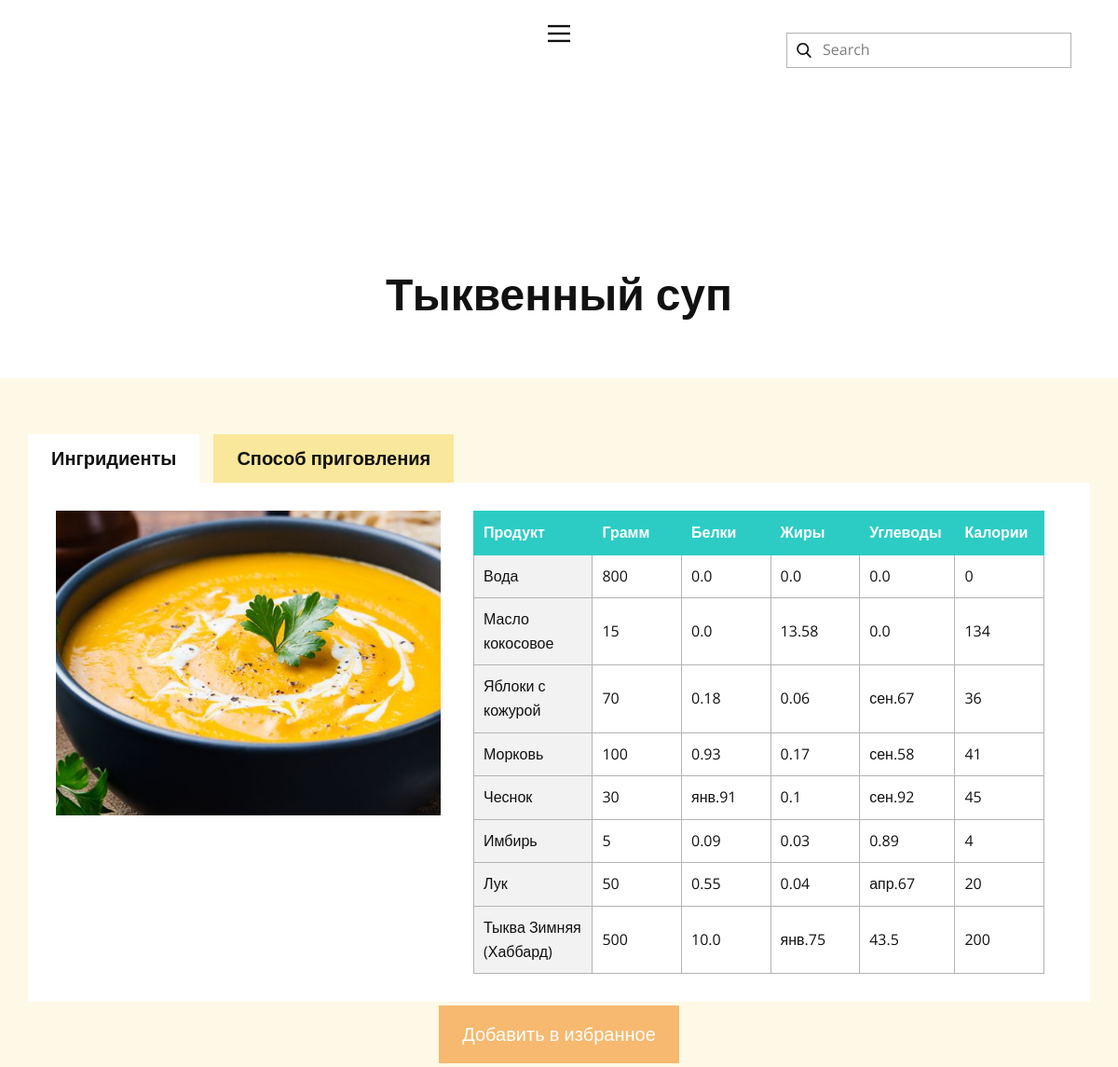
The app's page /page_recipe/6, older data.
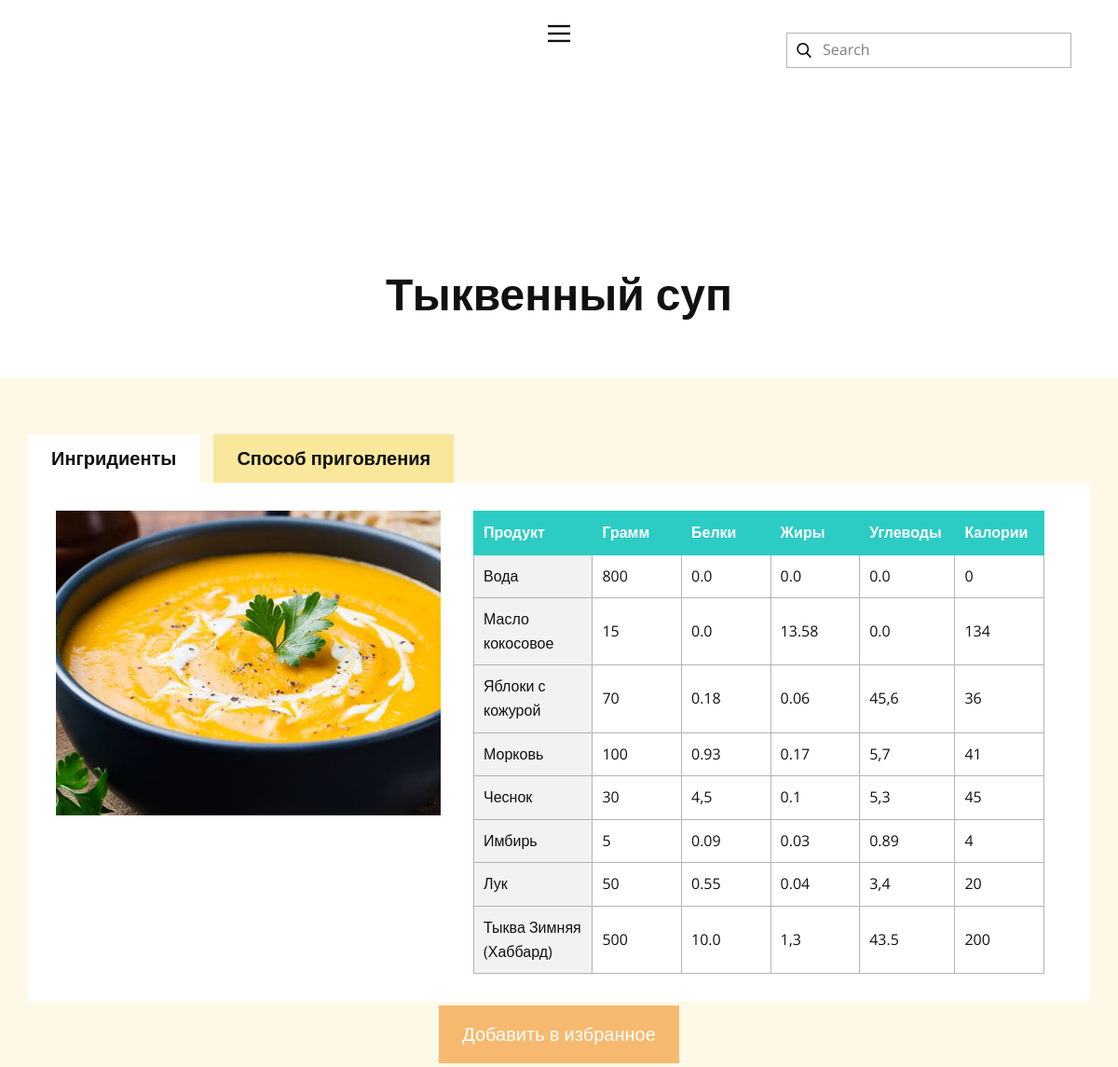
The same page, newer data.
### tables this page shows
CREATE TABLE ingredients(
   id integer PRIMARY KEY autoincrement,
   Title varchar(255) NOT NULL,
   Gram integer NOT NULL,
   Protein double,
   Fats double,
   Carbohydrates double,
   Calories integer,
   recipe integer NOT NULL,
   FOREIGN KEY (recipe) REFERENCES recipes(id)
   ON DELETE CASCADE
);

### labapp/router.py (the view)
@app.route('/page_recipe/<id>', methods=['GET'])
def page_recipe(id):
    ingredients = webservice.get_recipe_ingredients(id)
    recipe = webservice.get_recipe_by_id(id)
    return render_template('Страница-1.html',
                           title='Страница1',
                           posted_recipe =recipe,
                           posted_ingredients=ingredients
                )

### labapp/repository/connectorfactory.py (called while the page is built)
    def get_connector(self, datastore):
        if datastore.startswith("sqlite:///"):
            self.instance = SQLiteStoreConnector(datastore)
            if self.instance.connect():
                return self.instance
        elif datastore.startswith("pymysql://"):
            self.instance = MySQLStoreConnector(datastore)
            if self.instance.connect():
                return self.instance
        return None

### labapp/repository/sql_api.py (called while the page is built)
def select_recipe_inredients(connector: StoreConnector, id) -> List[tuple]:
    query = f'''SELECT id, Title, Gram, Protein, Fats, Carbohydrates, Calories, recipe
FROM ingredients WHERE recipe = {id}'''
    result = connector.execute(query).fetchall()
    return result

def select_recipe_by_id(connector: StoreConnector, id) -> tuple:
    query = f'''SELECT id, Title, Gram, Protein, Fats, Carbohydrates, Calories, Method_of_preparation
FROM recipes WHERE id = {id}'''
    result = connector.execute(query).fetchone()
    return result

### labapp/repository/sqliteconnector.py (called while the page is built)
    def start_transaction(self):
        if self._cursor is None and self.connection is not None:
            self._cursor = self.connection.cursor()

    def close(self):
        self.connection.close()
        self.connection = None

### labapp/templates/Страница-1.html (shortened to what the changed rows need)
<!DOCTYPE html>
<html style="font-size: 16px;" lang="ru"><head>
    <link rel="stylesheet" href="/static/stylesheets/nicepage.css" media="screen">
<link rel="stylesheet" href="/static/stylesheets/Страница-1.css" media="screen">
  </head>
  <body class="u-body u-xl-mode" data-lang="ru"><header class="u-clearfix u-header u-header" id="sec-03fb"><div class="u-clearfix u-sheet u-sheet-1">
    {% block content %}
      </div></header>
    <section class="u-align-center u-clearfix u-section-2" id="sec-3261">
      <div class="u-clearfix u-sheet u-valign-middle u-sheet-1">
        <h1 class="u-text u-text-default u-text-1">{{posted_recipe[1]}}</h1>
      </div>
    </section>
    <section class="u-align-center u-clearfix u-palette-3-light-3 u-section-3" id="sec-0f47">
      <div class="u-clearfix u-sheet u-sheet-1">
        <div class="u-expanded-width u-tabs u-tabs-1">
          <div class="u-tab-content">
            <div class="u-container-style u-tab-active u-tab-pane u-white u-tab-pane-1" id="tab-0da5" role="tabpanel" aria-labelledby="link-tab-0da5">
              <div class="u-container-layout u-container-layout-1">
                <div class="u-table u-table-responsive u-table-1">
                  <table class="u-table-entity">
                    <colgroup>
                    </colgroup>
                    <thead class="u-palette-4-base u-table-header u-table-header-1">
                      <tr style="height: 15px;">
                        <th class="u-border-1 u-border-palette-4-base u-table-cell">Продукт</th>
                        <th class="u-border-1 u-border-palette-4-base u-table-cell"> Грамм</th>
                        <th class="u-border-1 u-border-palette-4-base u-table-cell">Белки</th>
                        <th class="u-border-1 u-border-palette-4-base u-table-cell">Жиры</th>
                        <th class="u-border-1 u-border-palette-4-base u-table-cell">Углеводы</th>
                        <th class="u-border-1 u-border-palette-4-base u-table-cell">Калории</th>
                      </tr>
                    </thead>
                    <tbody class="u-table-body">
                      {% for row in posted_ingredients %}
                      <tr style="height: 15px;">
                        <td class="u-border-1 u-border-grey-30 u-first-column u-grey-5 u-table-cell u-table-cell-7">{{row[1]}}</td>
                        <td class="u-border-1 u-border-grey-30 u-table-cell">{{row[2]}}</td>
                        <td class="u-border-1 u-border-grey-30 u-table-cell">{{row[3]}}</td>
                        <td class="u-border-1 u-border-grey-30 u-table-cell">{{row[4]}}</td>
                        <td class="u-border-1 u-border-grey-30 u-table-cell">{{row[5]}}</td>
                        <td class="u-border-1 u-border-grey-30 u-table-cell">{{row[6]}}</td>
                      </tr>
                      {% endfor %}
                    </tbody>
                  </table>
                </div>
              </div>
            </div>
          </div>
        </div>
      </div>
    </section>
    {% endblock %}
</body></html>

Row changes from the older to the newer data that the page shows:
changed ingredients "Яблоки с кожурой": Carbohydrates "сен.67" → "45,6"
changed ingredients "Морковь": Carbohydrates "сен.58" → "5,7"
changed ingredients "Чеснок": Protein "янв.91" → "4,5"; Carbohydrates "сен.92" → "5,3"
changed ingredients "Лук": Carbohydrates "апр.67" → "3,4"
changed ingredients "Тыква Зимняя (Хаббард)": Fats "янв.75" → "1,3"
